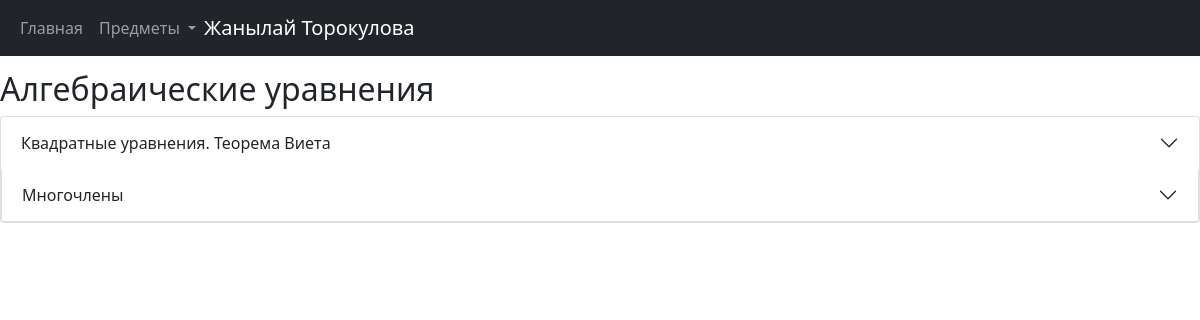
Screenshot of /Алгебраические уравнения/subtopics (signed in) with the database file from the repository.
### data/users.py (models this page shows, shortened)
class Users(SqlAlchemyBase, UserMixin):
    __tablename__ = 'users'
    id = sqlalchemy.Column(sqlalchemy.Integer,
                           primary_key=True, autoincrement=True)
    surname = sqlalchemy.Column(sqlalchemy.String)
    name = sqlalchemy.Column(sqlalchemy.String)
    email = sqlalchemy.Column(sqlalchemy.String, unique=True)
    hashed_password = sqlalchemy.Column(sqlalchemy.String)
    exercises = orm.relation("User_exercises", back_populates='users')

### data/topics.py (models this page shows)
class Subtopics(SqlAlchemyBase):
    __tablename__ = 'subtopics'
    id = sqlalchemy.Column(sqlalchemy.Integer, primary_key=True, autoincrement=True)
    topic_id = sqlalchemy.Column(sqlalchemy.Integer, sqlalchemy.ForeignKey("topics.id"))
    name = sqlalchemy.Column(sqlalchemy.String)
    theory = sqlalchemy.Column(sqlalchemy.String)
    topics = orm.relation('Topics')
    exercises = orm.relation("Exercises", back_populates='subtopics')

### main.py (the view)
@app.route("/<topic>/subtopics")
def subtopic_page(topic):
    subtopics = db_sess.query(Subtopics).join(Topics).filter(Topics.name == topic)
    exercises = {}
    for sb in subtopics:
        exercises[sb.id] = {}
        for ex in db_sess.query(Exercises).filter(Exercises.subtopics_id == sb.id):
            if db_sess.query(User_exercises).filter(User_exercises.exercise_id == ex.id).first():
                exercises[sb.id][ex] = 1
            else:
                exercises[sb.id][ex] = 0
            print(ex.answer)
    return render_template("subtopics.html", title=topic, exercises=exercises, subtopics=subtopics)

### data/db_session.py (called while the page is built)
def create_session() -> Session:
    global __factory
    return __factory()

### main.py (called while the page is built)
@login_manager.user_loader
def load_user(user_id):
    db_sess = db_session.create_session()
    return db_sess.query(Users).get(user_id)

### templates/subtopics.html (shortened to what this page needs)
{% extends "base.html" %}
{% block content %}
<h2>{{title}}</h2>
<div class="accordion" id="accordionExample">
  {%for sb in subtopics%}
  <div class="accordion-item">
    <h2 class="accordion-header">
      <button class="accordion-button collapsed" type="button" data-bs-toggle="collapse" data-bs-target="#collapse{{sb.id}}" aria-expanded="false" aria-controls="collapse{{sb.id}}">
        {{sb.name}}
      </button>
    </h2>
  {%endfor%}
  </div>
</div>
{% endblock %}

### templates/base.html (shortened to what this page needs)
<!doctype html>
<html lang="en">
<head>
    <link href="https://cdn.jsdelivr.net/npm/bootstrap@5.1.3/dist/css/bootstrap.min.css" rel="stylesheet">
    <link rel="stylesheet" type="text/css" href="/static/css/base.css" />
</head>
<body>
 <header>
    <nav class="navbar navbar-expand-md navbar-dark fixed-top bg-dark">
    <div class="container-fluid">
      <div class="collapse navbar-collapse" id="navbarCollapse">
        <ul class="navbar-nav mr-auto mb-2 mb-md-0">
            <li class="nav-item">
                <a class="nav-link" aria-current="page" href="/">Главная</a>
          </li>
            <li class="nav-item dropdown">
          <a class="nav-link dropdown-toggle" href="#" id="navbarDropdownMenuLink" role="button" data-bs-toggle="dropdown" aria-expanded="false">
            Предметы
          </a>
            </li>
        </ul>
        <ul class="navbar-nav">
            {% if current_user.is_authenticated %}
            <a class="navbar-brand" href="/logout">{{ current_user.name }} {{current_user.surname}}</a>
            {% else %}
            <a class="btn btn-outline-primary" href="/login">Войти</a>
            <a class="btn btn-outline-primary" href="/register">Регестрация</a>
            {%endif%}
        </ul>
 </header>
{% block content %}{% endblock %}
</body>
</body>
</html>

### static/css/base.css (style rules this page uses)
body { padding-top: 70px; }

### rows the page displays
Users: name "Жанылай", surname "Торокулова"
Subtopics: name "Квадратные уравнения. Теорема Виета"
Subtopics: name "Многочлены"

### other values shown
{{ title }} "Алгебраические уравнения"
